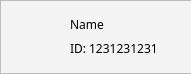
<?xml version="1.0" encoding="UTF-8"?>
<ui version="4.0">
 <class>MemberListItemWidget</class>
 <widget class="QWidget" name="MemberListItemWidget">
  <property name="geometry">
   <rect>
    <x>0</x>
    <y>0</y>
    <width>191</width>
    <height>72</height>
   </rect>
  </property>
  <property name="minimumSize">
   <size>
    <width>191</width>
    <height>0</height>
   </size>
  </property>
  <property name="maximumSize">
   <size>
    <width>191</width>
    <height>16777215</height>
   </size>
  </property>
  <property name="windowTitle">
   <string>MemberListItemWidget</string>
  </property>
  <property name="styleSheet">
   <string notr="true">QWidget{
background-color: rgb(244, 244, 244)
}</string>
  </property>
  <layout class="QHBoxLayout" name="horizontalLayout">
   <property name="leftMargin">
    <number>0</number>
   </property>
   <property name="topMargin">
    <number>0</number>
   </property>
   <property name="rightMargin">
    <number>0</number>
   </property>
   <property name="bottomMargin">
    <number>0</number>
   </property>
   <item>
    <widget class="QFrame" name="frame">
     <property name="sizePolicy">
      <sizepolicy hsizetype="Preferred" vsizetype="Preferred">
       <horstretch>192</horstretch>
       <verstretch>74</verstretch>
      </sizepolicy>
     </property>
     <property name="minimumSize">
      <size>
       <width>193</width>
       <height>74</height>
      </size>
     </property>
     <property name="maximumSize">
      <size>
       <width>193</width>
       <height>74</height>
      </size>
     </property>
     <property name="frameShape">
      <enum>QFrame::StyledPanel</enum>
     </property>
     <property name="frameShadow">
      <enum>QFrame::Raised</enum>
     </property>
     <widget class="QLabel" name="memberProfPhoto">
      <property name="geometry">
       <rect>
        <x>10</x>
        <y>10</y>
        <width>51</width>
        <height>51</height>
       </rect>
      </property>
      <property name="text">
       <string/>
      </property>
      <property name="pixmap">
       <pixmap>../graphSource/profPhoto.jpg</pixmap>
      </property>
      <property name="scaledContents">
       <bool>true</bool>
      </property>
     </widget>
     <widget class="QLabel" name="memberName">
      <property name="geometry">
       <rect>
        <x>70</x>
        <y>16</y>
        <width>111</width>
        <height>16</height>
       </rect>
      </property>
      <property name="font">
       <font>
        <family>Heiti SC</family>
       </font>
      </property>
      <property name="text">
       <string>Name</string>
      </property>
      <property name="textInteractionFlags">
       <set>Qt::LinksAccessibleByMouse|Qt::TextSelectableByMouse</set>
      </property>
     </widget>
     <widget class="QLabel" name="memberID">
      <property name="geometry">
       <rect>
        <x>70</x>
        <y>40</y>
        <width>111</width>
        <height>16</height>
       </rect>
      </property>
      <property name="font">
       <font>
        <family>Heiti SC</family>
       </font>
      </property>
      <property name="text">
       <string>ID: 1231231231</string>
      </property>
      <property name="textInteractionFlags">
       <set>Qt::LinksAccessibleByMouse|Qt::TextSelectableByMouse</set>
      </property>
     </widget>
    </widget>
   </item>
  </layout>
 </widget>
 <resources/>
 <connections/>
</ui>
